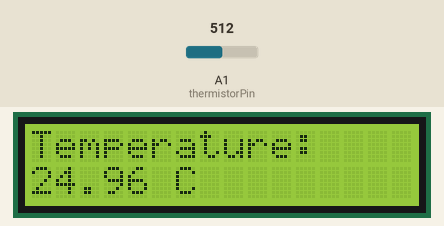
Bench run of a sketch on a simulated Arduino Uno, built with avr-gcc and run on an emulated ATmega328P. Shown: 16×2 character LCD. The test bench sets the inputs (shaded band); at power-on: A1 (thermistorPin) = 512. What the sketch prints to the serial monitor is not drawn.

Above: at 1.2 s.
1.3 s: A1 (thermistorPin) set to 673
At 2.3 s:
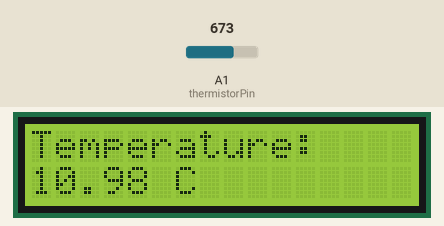
4.3 s: A1 (thermistorPin) set to 695
At 5.1 s:
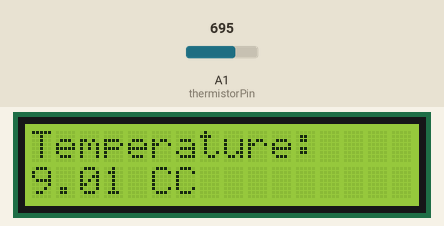
5.9 s: A1 (thermistorPin) set to 776
At 6.9 s:
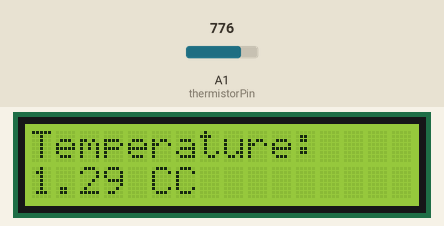
7.5 s: A1 (thermistorPin) set to 804
At 8.7 s:
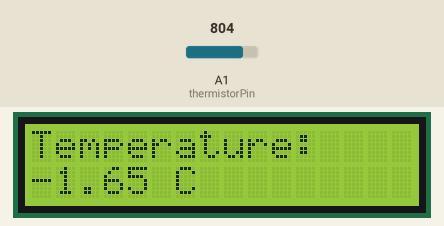
Timing chart, 0 to 10.5 s (numbered marks = the images above; inputs shaded):
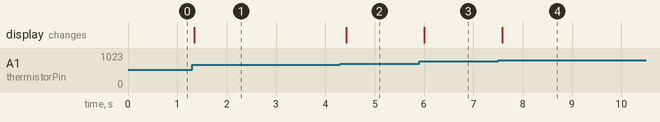

The sketch:

THERMISTORsketch_mar6a.ino
```cpp
#include <Wire.h>
#include <LiquidCrystal_I2C.h>

LiquidCrystal_I2C lcd(0x27, 16, 2);  // Set the LCD address to 0x27 for a 16 chars and 2 line display

const int thermistorPin = A1; // Analog pin for reading the thermistor
const int thermistorNominal = 10000; // Resistance at 25 degrees Celsius
const int temperatureNominal = 25; // Temperature for nominal resistance
const int BCoefficient = 3950; // Beta coefficient of the thermistor

void setup() {
  lcd.init();                      // Initialize the LCD
  lcd.backlight();                 // Turn on the backlight

  // Print a message on the LCD
  lcd.setCursor(0, 0);
  lcd.print("Temperature:");

  Serial.begin(9600); // Start serial communication
}

void loop() {
  int rawADC = analogRead(thermistorPin); // Read the ADC value from the thermistor
  float resistance = 10000 / ((1023.0 / rawADC) - 1); // Calculate the resistance of the thermistor
  float temperature = 1 / (log(resistance / 10000) / BCoefficient + 1 / (temperatureNominal + 273.15)) - 273.15; // Calculate the temperature in Celsius

  // Print temperature on the serial monitor
  Serial.print("Temperature: ");
  Serial.print(temperature);
  Serial.println(" C");

  // Print temperature on the LCD
  lcd.setCursor(0, 1);
  lcd.print("     "); // Clear the previous temperature value
  lcd.setCursor(0, 1);
  lcd.print(temperature);
  lcd.print(" C");

  delay(100); // Delay before taking the next temperature reading
}
```

Measured:
- the behaviour switches between 684 and 685 on A1 (thermistorPin) (found by bisection; images 1 and 2)
- the behaviour switches between 788 and 789 on A1 (thermistorPin) (found by bisection; images 3 and 4)
- after the input at 1.3 s, the display: changes at once (image 1)
- after the input at 4.3 s, the display: changes after 0.12 s (image 2)
- after the input at 5.9 s, the display: changes after 0.11 s (image 3)
- after the input at 7.5 s, the display: changes after 0.09 s (image 4)
